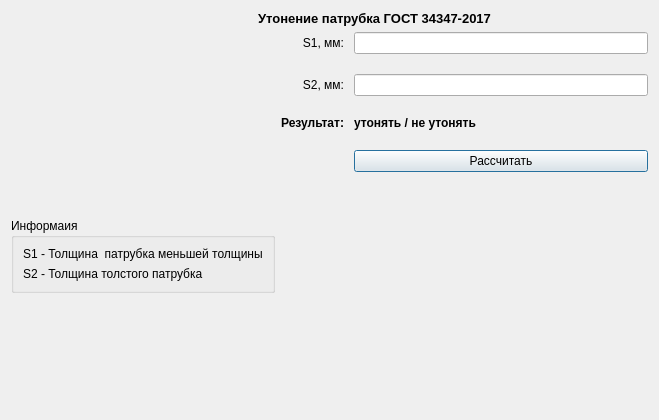
<?xml version="1.0" encoding="UTF-8"?>
<ui version="4.0">
 <class>Form</class>
 <widget class="QWidget" name="Form">
  <property name="geometry">
   <rect>
    <x>0</x>
    <y>0</y>
    <width>659</width>
    <height>420</height>
   </rect>
  </property>
  <property name="sizePolicy">
   <sizepolicy hsizetype="Preferred" vsizetype="Preferred">
    <horstretch>0</horstretch>
    <verstretch>0</verstretch>
   </sizepolicy>
  </property>
  <property name="minimumSize">
   <size>
    <width>0</width>
    <height>0</height>
   </size>
  </property>
  <property name="windowTitle">
   <string>Form</string>
  </property>
  <layout class="QGridLayout" name="gridLayout_2">
   <item row="5" column="0" colspan="3">
    <widget class="QGroupBox" name="groupBox">
     <property name="sizePolicy">
      <sizepolicy hsizetype="Minimum" vsizetype="Minimum">
       <horstretch>0</horstretch>
       <verstretch>0</verstretch>
      </sizepolicy>
     </property>
     <property name="minimumSize">
      <size>
       <width>0</width>
       <height>0</height>
      </size>
     </property>
     <property name="baseSize">
      <size>
       <width>0</width>
       <height>0</height>
      </size>
     </property>
     <property name="title">
      <string>Информаия</string>
     </property>
     <layout class="QVBoxLayout" name="verticalLayout">
      <item>
       <widget class="QLabel" name="label_4">
        <property name="sizePolicy">
         <sizepolicy hsizetype="Fixed" vsizetype="Preferred">
          <horstretch>0</horstretch>
          <verstretch>0</verstretch>
         </sizepolicy>
        </property>
        <property name="text">
         <string>S1 - Толщина  патрубка меньшей толщины</string>
        </property>
       </widget>
      </item>
      <item>
       <widget class="QLabel" name="label_6">
        <property name="sizePolicy">
         <sizepolicy hsizetype="Fixed" vsizetype="Preferred">
          <horstretch>0</horstretch>
          <verstretch>0</verstretch>
         </sizepolicy>
        </property>
        <property name="text">
         <string>S2 - Толщина толстого патрубка</string>
        </property>
       </widget>
      </item>
     </layout>
    </widget>
   </item>
   <item row="1" column="1" colspan="3">
    <widget class="QLabel" name="label">
     <property name="enabled">
      <bool>true</bool>
     </property>
     <property name="font">
      <font>
       <pointsize>10</pointsize>
       <weight>75</weight>
       <bold>true</bold>
      </font>
     </property>
     <property name="layoutDirection">
      <enum>Qt::LeftToRight</enum>
     </property>
     <property name="text">
      <string>Утонение патрубка ГОСТ 34347-2017</string>
     </property>
     <property name="alignment">
      <set>Qt::AlignCenter</set>
     </property>
     <property name="margin">
      <number>3</number>
     </property>
    </widget>
   </item>
   <item row="4" column="3">
    <layout class="QGridLayout" name="gridLayout">
     <property name="horizontalSpacing">
      <number>10</number>
     </property>
     <property name="verticalSpacing">
      <number>20</number>
     </property>
     <item row="3" column="2">
      <widget class="QPushButton" name="button_calculate">
       <property name="text">
        <string>Рассчитать</string>
       </property>
       <property name="autoDefault">
        <bool>true</bool>
       </property>
       <property name="default">
        <bool>true</bool>
       </property>
      </widget>
     </item>
     <item row="0" column="2">
      <widget class="QLineEdit" name="input_field_s_one"/>
     </item>
     <item row="0" column="1">
      <widget class="QLabel" name="label_2">
       <property name="text">
        <string>S1, мм:</string>
       </property>
       <property name="alignment">
        <set>Qt::AlignRight|Qt::AlignTrailing|Qt::AlignVCenter</set>
       </property>
      </widget>
     </item>
     <item row="1" column="1">
      <widget class="QLabel" name="label_3">
       <property name="text">
        <string>S2, мм:</string>
       </property>
       <property name="alignment">
        <set>Qt::AlignRight|Qt::AlignTrailing|Qt::AlignVCenter</set>
       </property>
      </widget>
     </item>
     <item row="2" column="1">
      <widget class="QLabel" name="label_5">
       <property name="font">
        <font>
         <pointsize>9</pointsize>
         <weight>75</weight>
         <bold>true</bold>
        </font>
       </property>
       <property name="text">
        <string>Результат:</string>
       </property>
       <property name="alignment">
        <set>Qt::AlignRight|Qt::AlignTrailing|Qt::AlignVCenter</set>
       </property>
      </widget>
     </item>
     <item row="2" column="2">
      <widget class="QLabel" name="result_field">
       <property name="font">
        <font>
         <pointsize>9</pointsize>
         <weight>75</weight>
         <bold>true</bold>
        </font>
       </property>
       <property name="text">
        <string>утонять / не утонять </string>
       </property>
      </widget>
     </item>
     <item row="1" column="2">
      <widget class="QLineEdit" name="input_field_s_two"/>
     </item>
     <item row="4" column="2">
      <spacer name="verticalSpacer_3">
       <property name="orientation">
        <enum>Qt::Vertical</enum>
       </property>
       <property name="sizeHint" stdset="0">
        <size>
         <width>20</width>
         <height>40</height>
        </size>
       </property>
      </spacer>
     </item>
    </layout>
   </item>
   <item row="4" column="1">
    <widget class="QLabel" name="Images">
     <property name="text">
      <string/>
     </property>
     <property name="pixmap">
      <pixmap>../../engineer_helper_appqt/data/images/images_vesseles/утонение.png</pixmap>
     </property>
    </widget>
   </item>
   <item row="4" column="0">
    <spacer name="horizontalSpacer">
     <property name="orientation">
      <enum>Qt::Horizontal</enum>
     </property>
     <property name="sizeType">
      <enum>QSizePolicy::Fixed</enum>
     </property>
     <property name="sizeHint" stdset="0">
      <size>
       <width>40</width>
       <height>20</height>
      </size>
     </property>
    </spacer>
   </item>
   <item row="6" column="1">
    <spacer name="verticalSpacer">
     <property name="orientation">
      <enum>Qt::Vertical</enum>
     </property>
     <property name="sizeHint" stdset="0">
      <size>
       <width>20</width>
       <height>40</height>
      </size>
     </property>
    </spacer>
   </item>
  </layout>
 </widget>
 <tabstops>
  <tabstop>input_field_s_one</tabstop>
  <tabstop>input_field_s_two</tabstop>
  <tabstop>button_calculate</tabstop>
 </tabstops>
 <resources/>
 <connections/>
</ui>
